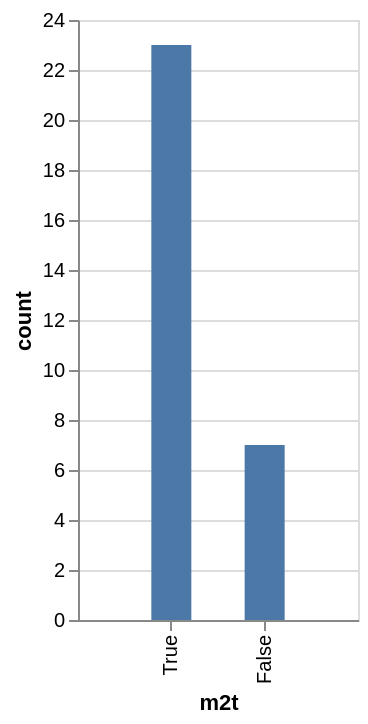

Express this chart as Vega-Lite.
### Vega-Lite specification from a JSON file in a GitHub repository (floating-point values rounded to 4 significant figures)
{"$schema": "https://vega.github.io/schema/vega-lite/v5.json", "description": "A bar chart with highlighting on hover and selecting on click. (Inspired by Tableau's interaction style.)", "data": {"values": [{"m2t": "True", "count": 23}, {"m2t": "False", "count": 7}]}, "mark": {"type": "bar", "size": 20}, "encoding": {"x": {"field": "m2t", "type": "ordinal", "scale": {"padding": 5}, "sort": "-y"}, "y": {"field": "count", "type": "quantitative", "stack": false}}}
